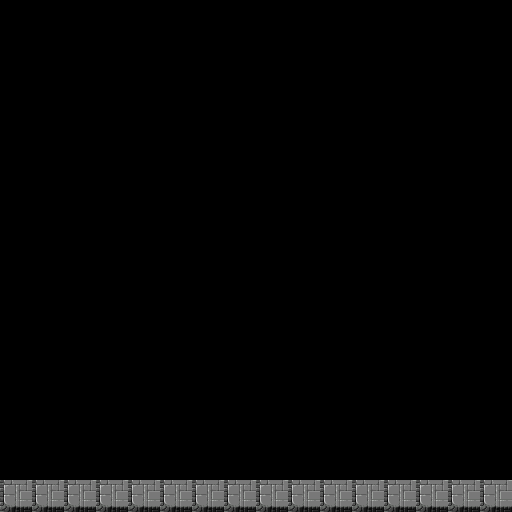

This game map was drawn from its Tiled (.tmx) file and the tilesets committed beside it. A one-line description and the trimmed map source follow:
An orthogonal 16x16 tile map with 32x32 px tiles, 1 tile layer (Tile Layer 1) and 1 object.

<map version="1.0" orientation="orthogonal" width="16" height="16" tilewidth="32" tileheight="32">
 <tileset firstgid="1" name="test" tilewidth="32" tileheight="32">
  <image source="mmap/test.png" width="228" height="224" />
 </tileset>
 <layer name="Tile Layer 1" width="16" height="16">
  <data>[256 cells, 16 non-empty, 1 distinct tile ids]</data>
 </layer>
 <objectgroup name="Object Layer 1" width="16" height="16">
  <object x="-1" y="482" width="513" height="11" />
 </objectgroup>
</map>
